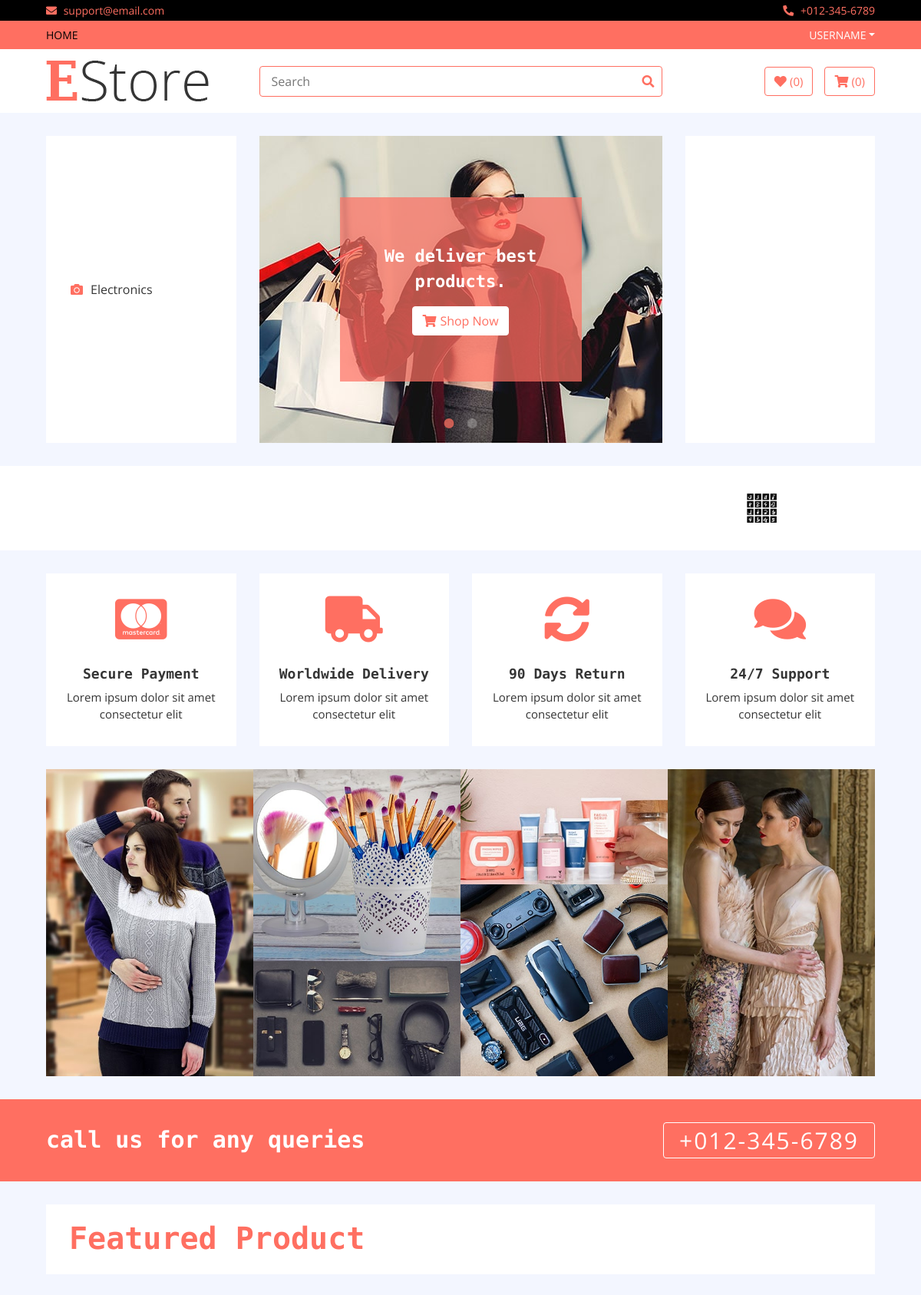
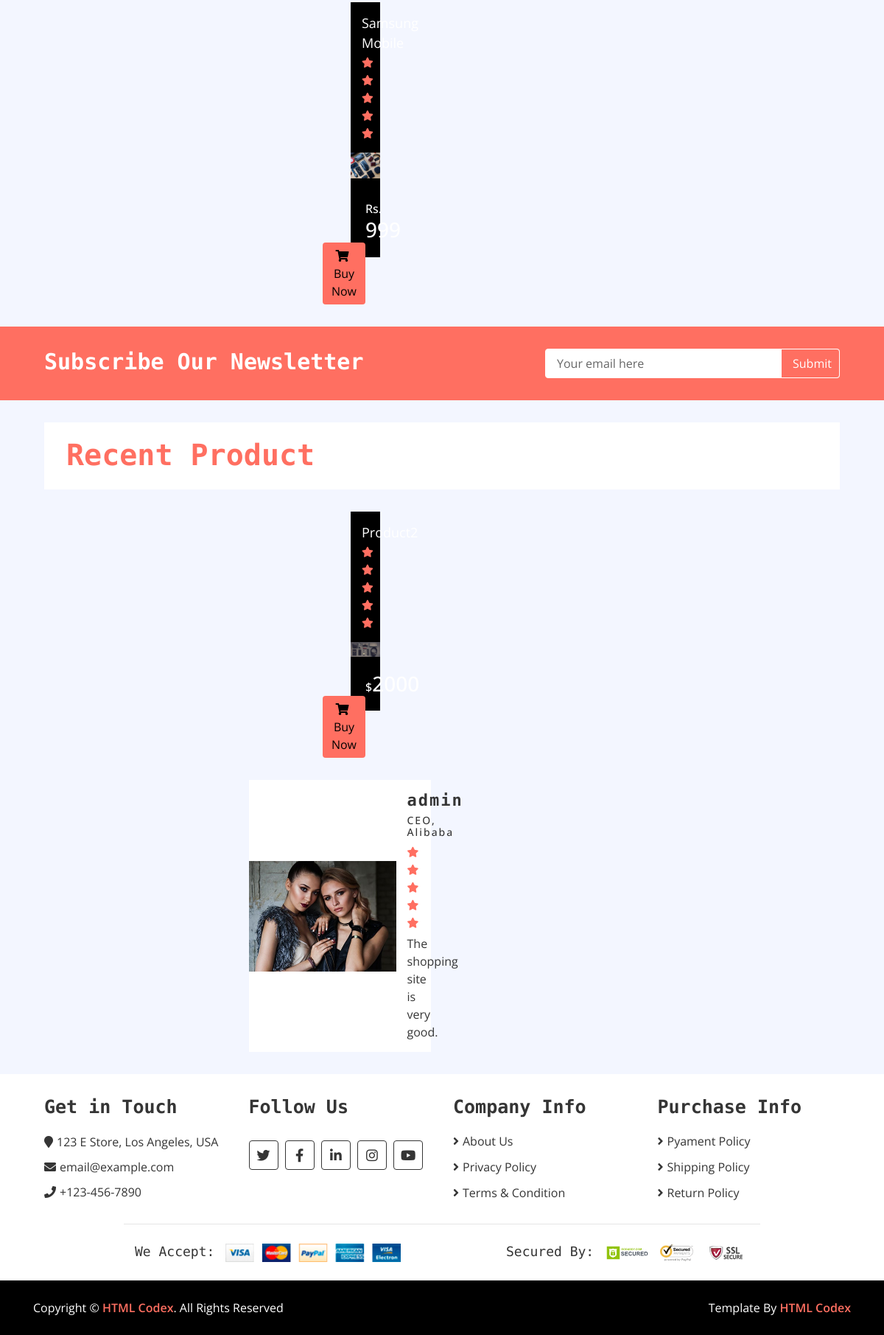
The page / on the database its author committed (2 pictures, top to bottom).
### home/models.py (models this page shows, shortened)
class Category(models.Model):
    name = models.CharField(max_length=200)
    logo = models.CharField(max_length=200,blank = True)
    slug = models.CharField(max_length=500, unique=True)

class Slider(models.Model):
    name = models.CharField(max_length=500)
    image = models.ImageField(upload_to='media')
    description = models.TextField(blank = True)
    rank = models.IntegerField()
    ulr = models.URLField(blank= True, max_length=500)

class Brand(models.Model):
    name = models.CharField(max_length=500)
    image = models.ImageField(upload_to='media')
    rank = models.IntegerField()
    slug = models.CharField(max_length=500, default = "")

class Product(models.Model):
    name = models.CharField(max_length=300)
    price = models.IntegerField()
    discounted_price = models.IntegerField(default=0)
    category = models.ForeignKey(Category, on_delete=models.CASCADE)
    brand = models.ForeignKey(Brand, on_delete=models.CASCADE)
    image = models.ImageField(upload_to='media')
    desription = models.TextField(blank = True)
    specification = models.TextField(blank = True)
    stock = models.CharField(choices=STOCK,max_length=50)
    labels = models.CharField(choices=LABELS,max_length=50,blank = True)
    slug = models.CharField(max_length=500, default="")
    class Meta:
        ordering = ("id","price","name")

class CustomerReview(models.Model):
    name = models.CharField(max_length=300)
    post = models.CharField(max_length=300)
    comment = models.TextField(blank = True)
    image = models.ImageField(upload_to='media')

### home/views.py (the view)
# urls.py: path('', HomeView.as_view(), name='home'),
class HomeView(Base):
    def get(self,request):
        self.views['categories'] = Category.objects.all()
        self.views['brands'] = Brand.objects.all()
        self.views['sliders'] = Slider.objects.all()
        self.views['reviews'] = CustomerReview.objects.all()
        self.views['hots'] = Product.objects.filter(labels = 'hot')
        self.views['news'] = Product.objects.filter(labels='new')
        self.views['count_cart'] = Cart.objects.filter(username = request.user.username, checkout = False).count()
        return render(request,'index.html',self.views)

### templates/index.html (shortened to what this page needs)
{% extends 'base.html' %}
{% load static %}
{% block content %}
        <div class="header">
            <div class="container-fluid">
                <div class="row">
                    <div class="col-md-3">
                        <nav class="navbar bg-light">
                            <ul class="navbar-nav">
                                {% for cat in categories %}
                                <li class="nav-item">
                                    <a class="nav-link" href="/category/{{cat.slug}}"><i class="fa fa-{{cat.logo}}"></i>{{cat.name}}</a>
                                </li>
                                {% endfor %}
                            </ul>
                        </nav>
                    </div>
                    <div class="col-md-6">
                        <div class="header-slider normal-slider">
                            {% for slider in sliders %}
                            <div class="header-slider-item">
                                <img src="{{slider.image.url}}" alt="Slider Image" />
                                <div class="header-slider-caption">
                                    <p>{{slider.description}}</p>
                                    <a class="btn" href=""><i class="fa fa-shopping-cart"></i>Shop Now</a>
                                </div>
                            </div>
                            {% endfor %}
                        </div>
                    </div>
                    <div class="col-md-3">
                        <div class="header-img">
                        </div>
                    </div>
                </div>
            </div>
        </div>
        <div class="brand">
            <div class="container-fluid">
                <div class="brand-slider">
                    {% for brand in brands %}
                    <a href = "/brand/{{brand.slug}}"><div class="brand-item"><img src="{{brand.image.url}}" style = "height: 50px; width: 50px;" alt=""></div></a>
                    {% endfor %}
                </div>
            </div>
        </div>
        <div class="feature">
            <div class="container-fluid">
                <div class="row align-items-center">
                    <div class="col-lg-3 col-md-6 feature-col">
                        <div class="feature-content">
                            <i class="fab fa-cc-mastercard"></i>
                            <h2>Secure Payment</h2>
                            <p>
                                Lorem ipsum dolor sit amet consectetur elit
                            </p>
                        </div>
                    </div>
                    <div class="col-lg-3 col-md-6 feature-col">
                        <div class="feature-content">
                            <i class="fa fa-truck"></i>
                            <h2>Worldwide Delivery</h2>
                            <p>
                                Lorem ipsum dolor sit amet consectetur elit
                            </p>
                        </div>
                    </div>
                    <div class="col-lg-3 col-md-6 feature-col">
                        <div class="feature-content">
                            <i class="fa fa-sync-alt"></i>
                            <h2>90 Days Return</h2>
                            <p>
                                Lorem ipsum dolor sit amet consectetur elit
                            </p>
                        </div>
                    </div>
                    <div class="col-lg-3 col-md-6 feature-col">
                        <div class="feature-content">
                            <i class="fa fa-comments"></i>
                            <h2>24/7 Support</h2>
                            <p>
                                Lorem ipsum dolor sit amet consectetur elit
                            </p>
                        </div>
                    </div>
                </div>
            </div>
        </div>
        <div class="category">
            <div class="container-fluid">
                <div class="row">
                    <div class="col-md-3">
                        <div class="category-item ch-400">
                            <img src="img/category-3.jpg" />
                        </div>
                    </div>
                    <div class="col-md-3">
                        <div class="category-item ch-250">
                            <img src="img/category-4.jpg" />
                        </div>
                        <div class="category-item ch-150">
                            <img src="img/category-5.jpg" />
                        </div>
                    </div>
                    <div class="col-md-3">
                        <div class="category-item ch-150">
                            <img src="img/category-6.jpg" />
                        </div>
                        <div class="category-item ch-250">
                            <img src="img/category-7.jpg" />
                        </div>
                    </div>
                    <div class="col-md-3">
                        <div class="category-item ch-400">
                            <img src="img/category-8.jpg" />
                        </div>
                    </div>
                </div>
            </div>
        </div>
        <div class="call-to-action">
            <div class="container-fluid">
                <div class="row align-items-center">
                    <div class="col-md-6">
                        <h1>call us for any queries</h1>
                    </div>
                    <div class="col-md-6">
                        <a href="tel:0123456789">+012-345-6789</a>
                    </div>
                </div>
            </div>
        </div>
        <div class="featured-product product">
            <div class="container-fluid">
                <div class="section-header">
                    <h1>Featured Product</h1>
                </div>
                <div class="row align-items-center product-slider product-slider-4">
                    {% for hot in hots %}
                    <div class="col-lg-3">
                        <div class="product-item">
                            <div class="product-title">
                                <a href="/product/{{hot.slug}}">{{hot.name}}</a>
                                <div class="ratting">
                                    <i class="fa fa-star"></i>
                                    <i class="fa fa-star"></i>
                                    <i class="fa fa-star"></i>
                                    <i class="fa fa-star"></i>
                                    <i class="fa fa-star"></i>
                                </div>
                            </div>
                            <div class="product-image">
                                <a href="product-detail.html">
                                    <img src="{{hot.image.url}}" alt="Product Image">
                                </a>
                            </div>
                            <div class="product-price">
                                {% if hot.discounted_price > 0 %}
                                <h3><span>Rs. </span>{{hot.discounted_price}}</h3>
                                {% else %}
                                <h3><span>Rs. </span>{{hot.price}}</h3>
                                {% endif %}
                                <a class="btn" href="/add_to_cart/{{hot.slug}}"><i class="fa fa-shopping-cart"></i>Buy Now</a>
                            </div>
                        </div>
                    </div>
                    {% endfor %}
                </div>
            </div>
        </div>
        <div class="newsletter">
            <div class="container-fluid">
                <div class="row">
                    <div class="col-md-6">
                        <h1>Subscribe Our Newsletter</h1>
                    </div>
                    <div class="col-md-6">
                        <div class="form">
                            <input type="email" value="Your email here">
                            <button>Submit</button>
                        </div>
                    </div>
                </div>
            </div>
        </div>
        <div class="recent-product product">
            <div class="container-fluid">
                <div class="section-header">
                    <h1>Recent Product</h1>
                </div>
                <div class="row align-items-center product-slider product-slider-4">
                    {% for  new in news %}
                    <div class="col-lg-3">
                        <div class="product-item">
                            <div class="product-title">
                                <a href="/product/{{new.slug}}">{{new.name}}</a>
                                <div class="ratting">
                                    <i class="fa fa-star"></i>
                                    <i class="fa fa-star"></i>
                                    <i class="fa fa-star"></i>
                                    <i class="fa fa-star"></i>
                                    <i class="fa fa-star"></i>
                                </div>
                            </div>
                            <div class="product-image">
                                <a href="product-detail.html">
                                    <img src="{{new.image.url}}" alt="Product Image">
                                </a>
                            </div>
                            <div class="product-price">
                                {% if new.discounted_price > 0 %}
                                <h3><span>Rs. </span>{{new.discounted_price}}</h3>
                                {% else %}
                                <h3><span>$</span>{{new.price}}</h3>
                                {% endif %}
                                <a class="btn" href="/add_to_cart/{{new.slug}}"><i class="fa fa-shopping-cart"></i>Buy Now</a>
                            </div>
                        </div>
                    </div>
                   {% endfor %}
                </div>
            </div>
        </div>
        <div class="review">
            <div class="container-fluid">
                <div class="row align-items-center review-slider normal-slider">
                    {% for review in reviews %}
                    <div class="col-md-6">
                        <div class="review-slider-item">
                            <div class="review-img">
                                <img src="{{review.image.url}}" alt="Image">
                            </div>
                            <div class="review-text">
                                <h2>{{review.name}}</h2>
                                <h3>{{review.post}}</h3>
                                <div class="ratting">
                                    <i class="fa fa-star"></i>
                                    <i class="fa fa-star"></i>
                                    <i class="fa fa-star"></i>
                                    <i class="fa fa-star"></i>
                                    <i class="fa fa-star"></i>
                                </div>
                                <p>
                                    {{review.comment}}
                                </p>
                            </div>
                        </div>
                    </div>
                   {% endfor %}
                </div>
            </div>
        </div>
{% endblock %}

### rows shown on the page
Category: name "Electronics"
Slider: image (picture), description "We deliver best products."
Brand: image (picture)
Product: name "Samsung Mobile", image (picture), discounted_price "999"
Product: name "Product2", image (picture), price "2000"
CustomerReview: image (picture), name "admin", post "CEO, Alibaba", comment "The shopping site is very good."

### other values the page prints
{{ count_cart }} "0"
